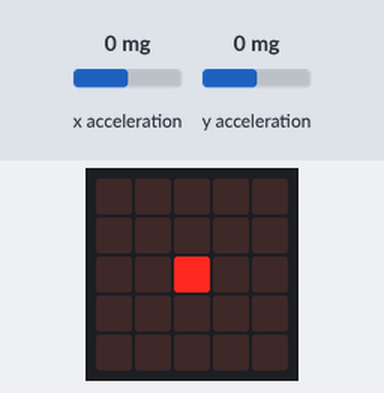
Bench run of a program on a simulated BBC micro:bit (MakeCode). Parts: the board's 5×5 LED display. The test bench sets the inputs (shaded band); at power-on: x acceleration 0 mg, y acceleration 0 mg.

Above: at 1.2 s.
1.3 s: x acceleration set to -470 mg
2.8 s: x acceleration set to -519 mg
At 3.11 s:
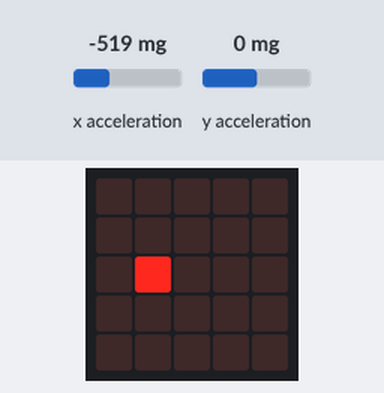
5.2 s: y acceleration set to -462 mg
6.7 s: y acceleration set to -526 mg
At 7.17 s:
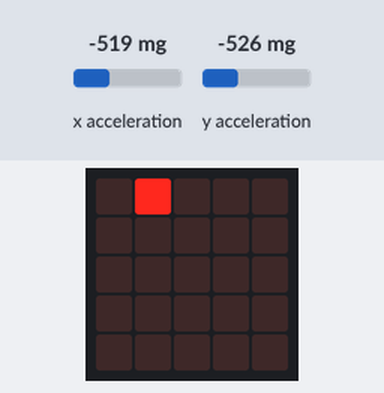
9.0 s: y acceleration set to 0 mg
At 9.33 s:
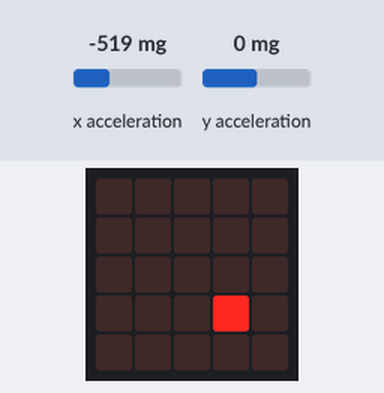
11.5 s: y acceleration set to -1440 mg
At 11.77 s:
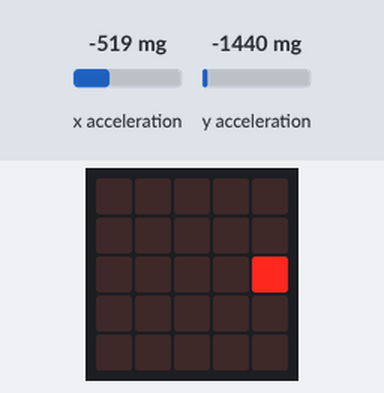
Timing chart, 0 to 14.5 s (numbered marks = the images above; inputs shaded):
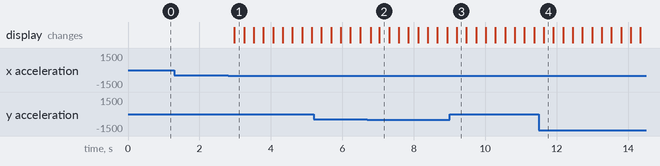

The program:

main.ts
```typescript
let y = 2
let x = 2
basic.forever(function () {
    turtle.setPosition(x, y)
    if (input.acceleration(Dimension.X) < 500) {
        x += -1
    }
    if (input.acceleration(Dimension.X) > -500) {
        x += 1
    }
    if (input.acceleration(Dimension.Y) < 500) {
        y += -1
    }
    if (input.acceleration(Dimension.Y) > -500) {
        y += 1
    }
})
```

test.ts
```typescript
// les tests vont ici ; cela ne sera pas compilé si ce paquet est utilisé en tant qu'extension.
```

Measured:
- the behaviour switches between -499 and -500 mg on x acceleration (found by bisection; images 0 and 1)
- the behaviour switches between -499 and -500 mg on y acceleration (found by bisection; images 1 and 2)
- after the input at 1.3 s, every drawn part: stays the same
- after the input at 2.8 s, the display: changes after 0.18 s (image 1)
- after the input at 6.7 s, the display: first changes after 0.10 s (image 2 shows a later state)
- after the input at 9.0 s, the display: changes after 0.20 s (image 3)
- after the input at 11.5 s, the display: changes after 0.14 s (image 4)
